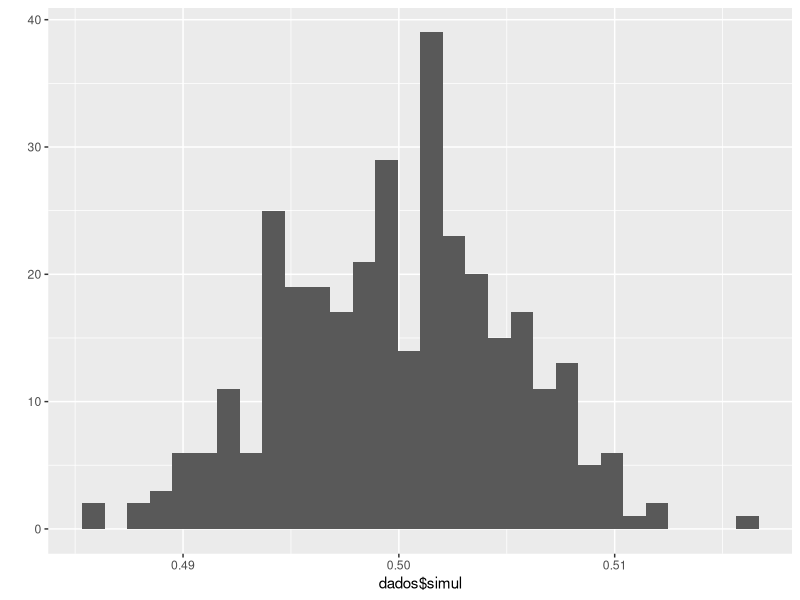
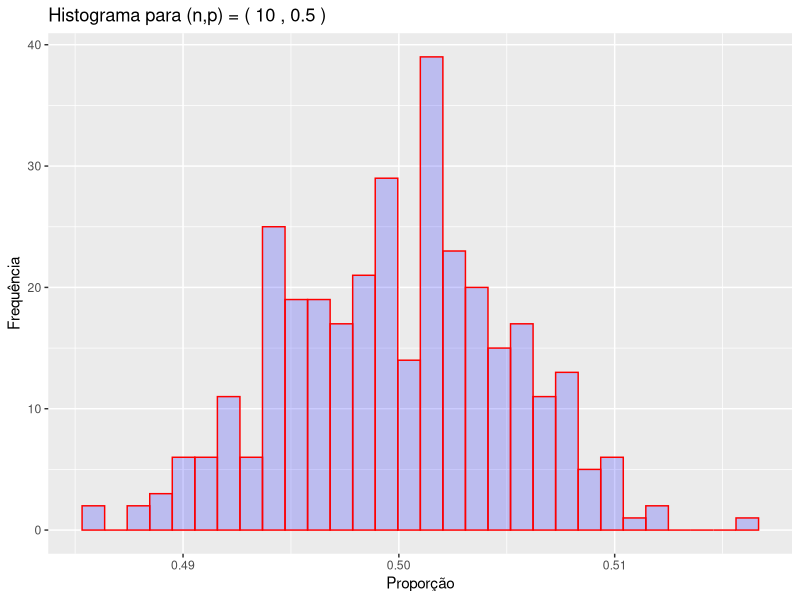
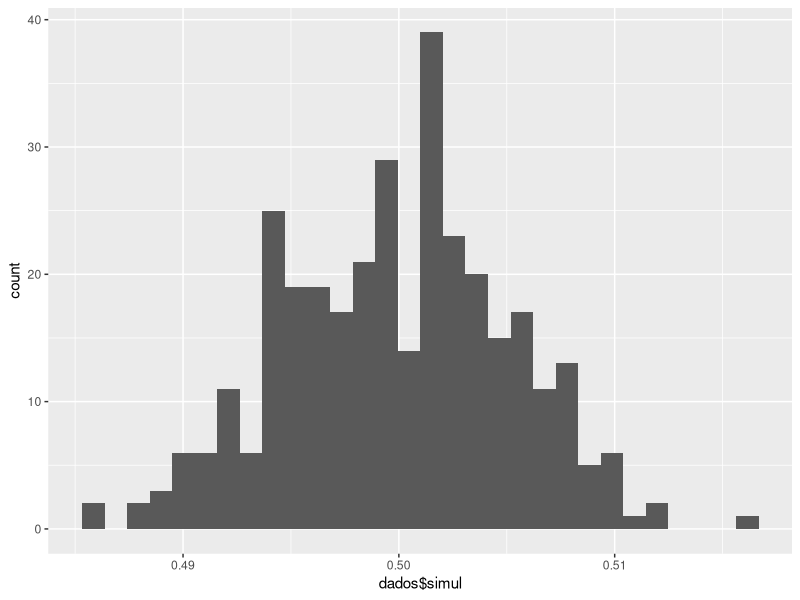
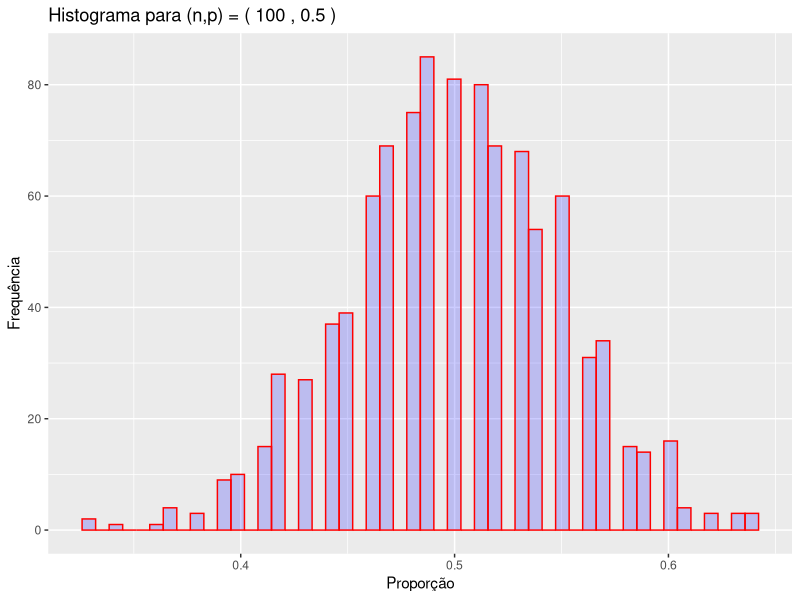
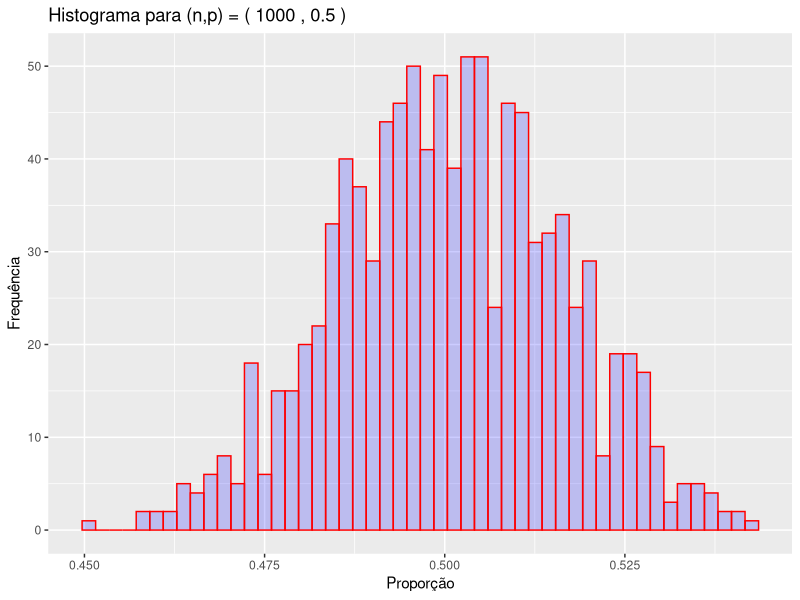
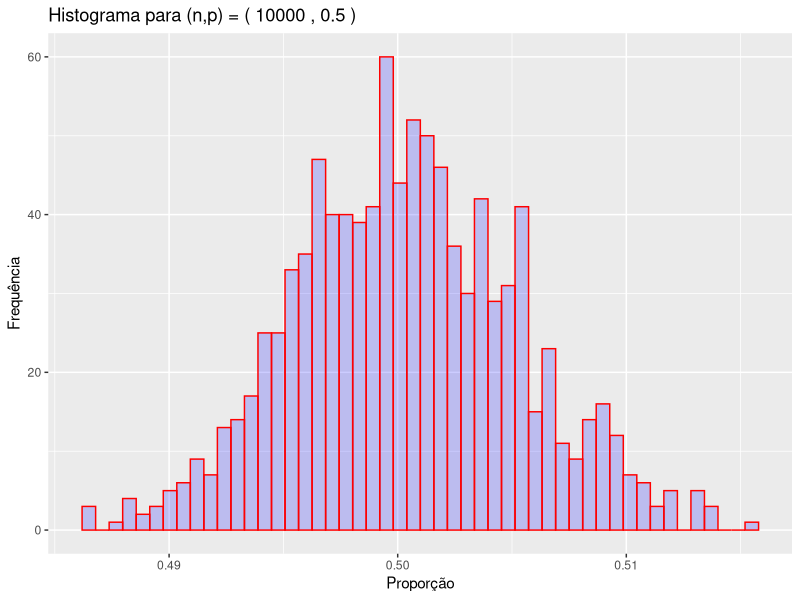
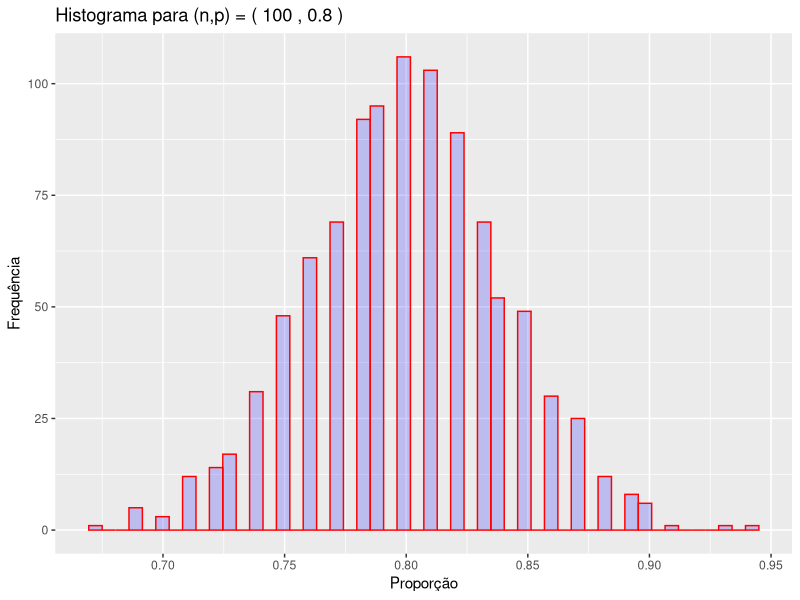
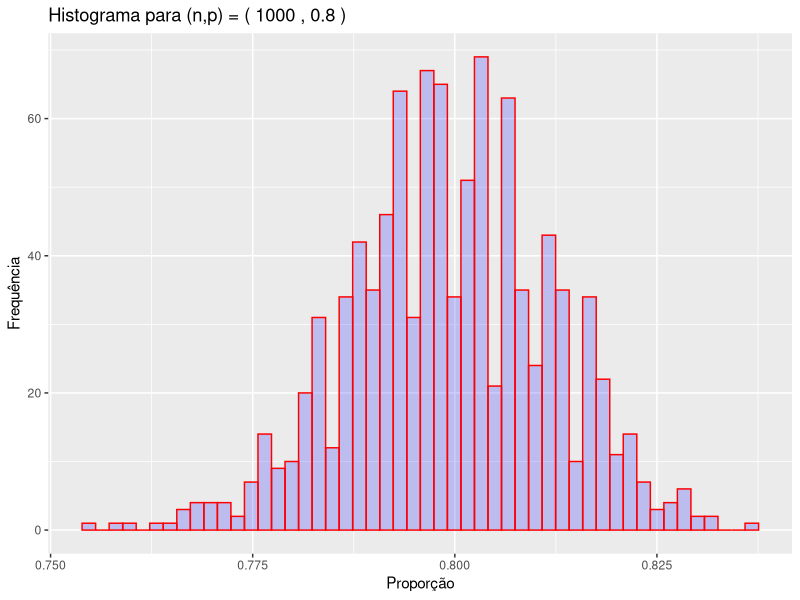

Write R code to recreate these figures, in order.
# Função Moeda
moeda <- function(p) {
  return((runif(1)<=p)*1)
}

moeda(0.5)

#Função Moedas
moedas <- function(n,p) {
  return((runif(n)<=p)*1)
}

mean(moedas(1000000,0.4))

#Função proporcao
proporcao <- function(resultados){
  return(mean(resultados))
} 

proporcao(moedas(1000000,0.4))

#Função simulacao

# Uma função chamada simulacao que tem os parâmetro k, n e p.
# Essa função deverá repetir o seguinte processo k vezes:
#   
# simular o lançamento de n moedas com probabilidade p de ser cara.
# calcular a proporção de caras (1’s) obtidos nesses n lançamentos.
# salvar a proporção calculada em um elemento do vetor. A função deve retornar um vetor com todas as proporções obtidas.

simulacao <- function(k,n,p){
  x  <-  rep(0,k)
  for(i in 1:k){
    x[i]  <-  proporcao(moedas(n,p))
  }
  return(x)
} 

dados <- data.frame(simulacao(333,10000,0.5))
names(dados) <- "simul"
dados


library(ggplot2)

#Histogramas


n <-  10
p <- 0.5
descr <- paste("Histograma para (n,p) = (",n,",",p,")")
descr

qplot(dados$simul, geom="histogram") 

qplot(dados$simul,
      geom="histogram",
      main = descr, 
      xlab = "Proporção",  
      ylab = "Frequência",  
      fill=I("blue"), 
      col=I("red"), 
      alpha=I(.2))

ggplot(data=dados, aes(dados$simul)) + geom_histogram()

# Looping

pp = c(100, 1000, 10000)
nn = c(1,1,1)
xx1=matrix(c(pp,0.5*nn),nrow=3,ncol=2)
xx2=matrix(c(pp,0.8*nn),nrow=3,ncol=2)
xx3 = rbind(xx1,xx2)
k = 1000


for (i in 1:6) {
  n <- xx3[i,1]
  p <- xx3[i,2]
  dados <- data.frame(simulacao(k,n,p))
  names(dados) <- "simul"
  descr <- paste("Histograma para (n,p) = (",n,",",p,")")
  plott <- qplot(dados$simul,
        geom="histogram",
        main = descr,
        bins = 50,
        xlab = "Proporção",  
        ylab = "Frequência",  
        fill=I("blue"), 
        col=I("red"), 
        alpha=I(.2))
  print(plott)
}